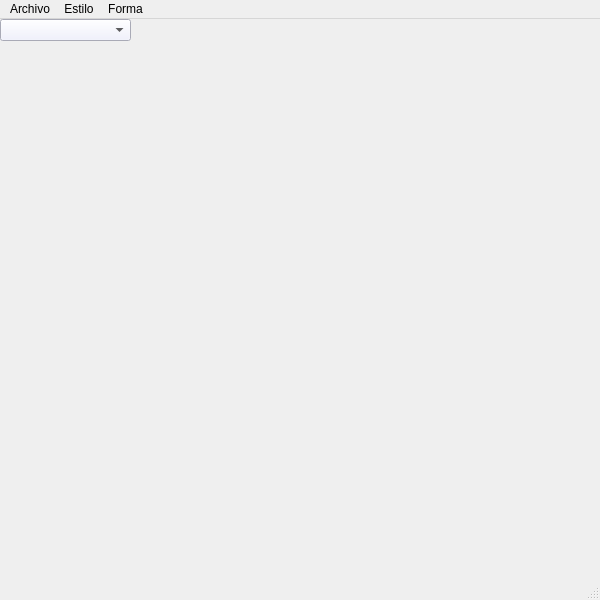
<?xml version="1.0" encoding="UTF-8"?>
<ui version="4.0">
 <class>Principal</class>
 <widget class="QMainWindow" name="Principal">
  <property name="geometry">
   <rect>
    <x>0</x>
    <y>0</y>
    <width>600</width>
    <height>600</height>
   </rect>
  </property>
  <property name="windowTitle">
   <string>Paint</string>
  </property>
  <property name="windowIcon">
   <iconset resource="IcionosI.qrc">
    <normaloff>:/Icionos/cepillo.png</normaloff>:/Icionos/cepillo.png</iconset>
  </property>
  <widget class="QWidget" name="centralwidget">
   <widget class="QComboBox" name="inIdiomas">
    <property name="geometry">
     <rect>
      <x>0</x>
      <y>0</y>
      <width>131</width>
      <height>22</height>
     </rect>
    </property>
    <property name="styleSheet">
     <string notr="true">background-color: rgb(237, 238, 255);
font: 87 8pt &quot;Arial Black&quot;;</string>
    </property>
   </widget>
  </widget>
  <widget class="QMenuBar" name="menubar">
   <property name="geometry">
    <rect>
     <x>0</x>
     <y>0</y>
     <width>600</width>
     <height>26</height>
    </rect>
   </property>
   <widget class="QMenu" name="menuArchivo">
    <property name="title">
     <string>Archivo</string>
    </property>
    <addaction name="actionNuevo"/>
    <addaction name="actionGuardar"/>
    <addaction name="separator"/>
    <addaction name="actionSalir"/>
   </widget>
   <widget class="QMenu" name="menuEstilo">
    <property name="title">
     <string>Estilo</string>
    </property>
    <addaction name="actionColor"/>
    <addaction name="actionAncho"/>
   </widget>
   <widget class="QMenu" name="menuForma">
    <property name="title">
     <string>Forma</string>
    </property>
    <addaction name="actionLibre"/>
    <addaction name="actionLineas"/>
    <addaction name="actionRectangulos"/>
    <addaction name="actionCircunferencias"/>
   </widget>
   <addaction name="menuArchivo"/>
   <addaction name="menuEstilo"/>
   <addaction name="menuForma"/>
  </widget>
  <widget class="QStatusBar" name="statusbar"/>
  <action name="actionNuevo">
   <property name="icon">
    <iconset resource="IcionosI.qrc">
     <normaloff>:/Icionos/nuevo-documento.png</normaloff>:/Icionos/nuevo-documento.png</iconset>
   </property>
   <property name="text">
    <string>Nuevo</string>
   </property>
  </action>
  <action name="actionGuardar">
   <property name="icon">
    <iconset resource="IcionosI.qrc">
     <normaloff>:/Icionos/marcador.png</normaloff>:/Icionos/marcador.png</iconset>
   </property>
   <property name="text">
    <string>Guardar</string>
   </property>
  </action>
  <action name="actionSalir">
   <property name="icon">
    <iconset resource="IcionosI.qrc">
     <normaloff>:/Icionos/cerrar-sesion.png</normaloff>:/Icionos/cerrar-sesion.png</iconset>
   </property>
   <property name="text">
    <string>Salir</string>
   </property>
  </action>
  <action name="actionColor">
   <property name="icon">
    <iconset resource="IcionosI.qrc">
     <normaloff>:/Icionos/rgb.png</normaloff>:/Icionos/rgb.png</iconset>
   </property>
   <property name="text">
    <string>Color</string>
   </property>
  </action>
  <action name="actionAncho">
   <property name="icon">
    <iconset resource="IcionosI.qrc">
     <normaloff>:/Icionos/ancho.png</normaloff>:/Icionos/ancho.png</iconset>
   </property>
   <property name="text">
    <string>Ancho</string>
   </property>
  </action>
  <action name="actionLibre">
   <property name="icon">
    <iconset resource="IcionosI.qrc">
     <normaloff>:/Icionos/grafico-de-lineas.png</normaloff>:/Icionos/grafico-de-lineas.png</iconset>
   </property>
   <property name="text">
    <string>Libre</string>
   </property>
  </action>
  <action name="actionLineas">
   <property name="icon">
    <iconset resource="IcionosI.qrc">
     <normaloff>:/Icionos/linea-diagonal.png</normaloff>:/Icionos/linea-diagonal.png</iconset>
   </property>
   <property name="text">
    <string>Líneas</string>
   </property>
  </action>
  <action name="actionRectangulos">
   <property name="icon">
    <iconset resource="IcionosI.qrc">
     <normaloff>:/Icionos/rectangulo.png</normaloff>:/Icionos/rectangulo.png</iconset>
   </property>
   <property name="text">
    <string>Rectangulos</string>
   </property>
  </action>
  <action name="actionCircunferencias">
   <property name="icon">
    <iconset resource="IcionosI.qrc">
     <normaloff>:/Icionos/contorno-del-circulo.png</normaloff>:/Icionos/contorno-del-circulo.png</iconset>
   </property>
   <property name="text">
    <string>Circunferencias</string>
   </property>
  </action>
 </widget>
 <resources>
  <include location="IcionosI.qrc"/>
 </resources>
 <connections/>
</ui>
